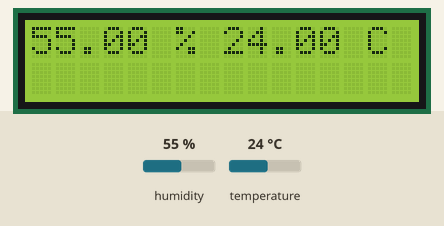
A sketch run on a simulated Arduino Uno, built with avr-gcc and run on an emulated ATmega328P. On the bench: 16×2 character LCD. The test bench sets the inputs (shaded band); at power-on: humidity 55 %, temperature 24 °C.

Above: at 1.7 s.
1.8 s: humidity set to 22 %
At 3.8 s:
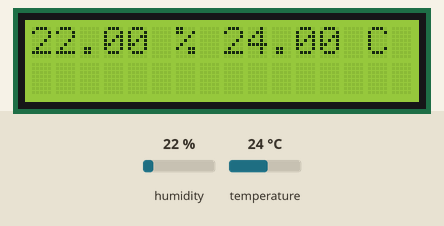
4.7 s: temperature set to 12 °C
At 6.1 s:
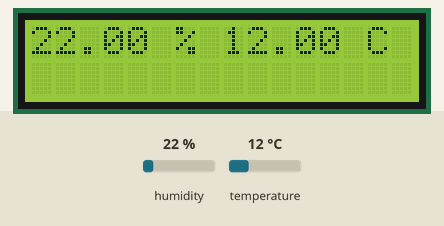
7.6 s: humidity set to 40 %
At 10.5 s:
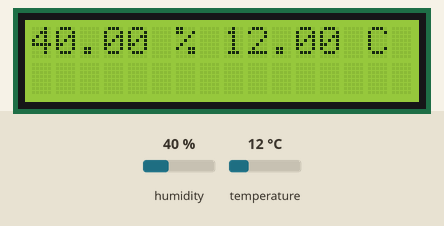
10.8 s: temperature set to 19 °C
At 11.8 s:
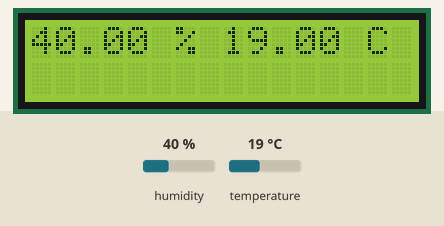
Timing chart, 0 to 13.8 s (numbered marks = the images above; inputs shaded):
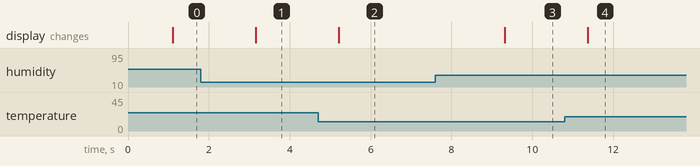

Measured:
- after the input at 1.8 s, the display: changes after 1.4 s (image 1)
- after the input at 4.7 s, the display: changes after 0.51 s (image 2)
- after the input at 7.6 s, the display: changes after 1.7 s (image 3)
- after the input at 10.8 s, the display: changes after 0.57 s (image 4)

The sketch:

LCD.ino
```cpp
#include <Wire.h>
#include <LiquidCrystal_I2C.h>

#include "DHT.h"
#define DHTPIN 5     //digital pin sensor

// Uncomment whatever type you're using!

  #define DHTTYPE DHT11      // DHT 11
  //#define DHTTYPE DHT22   // DHT 22  (AM2302), AM2321
  //#define DHTTYPE DHT21

LiquidCrystal_I2C lcd(0x3F, 2, 1, 0, 4, 5, 6, 7, 3, POSITIVE);


DHT dht(DHTPIN, DHTTYPE);


void setup() {

  lcd.begin(16, 2);

  dht.begin();


}

void loop() {

 delay(1000);
  float h = dht.readHumidity();
  // Read temperature as Celsius (the default)
  float t = dht.readTemperature();
  // Read temperature as Fahrenheit (isFahrenheit = true)
  float f = dht.readTemperature(true);

  // Check if any reads failed and exit early (to try again).
  if (isnan(h) || isnan(t) || isnan(f)) {
   lcd.print("NO CONNECTION");
    return;
  }


  lcd.setCursor(0, 0);
  lcd.print(h);
  lcd.print(" % ");

  lcd.print(t);
  lcd.print(" C");


}
```
